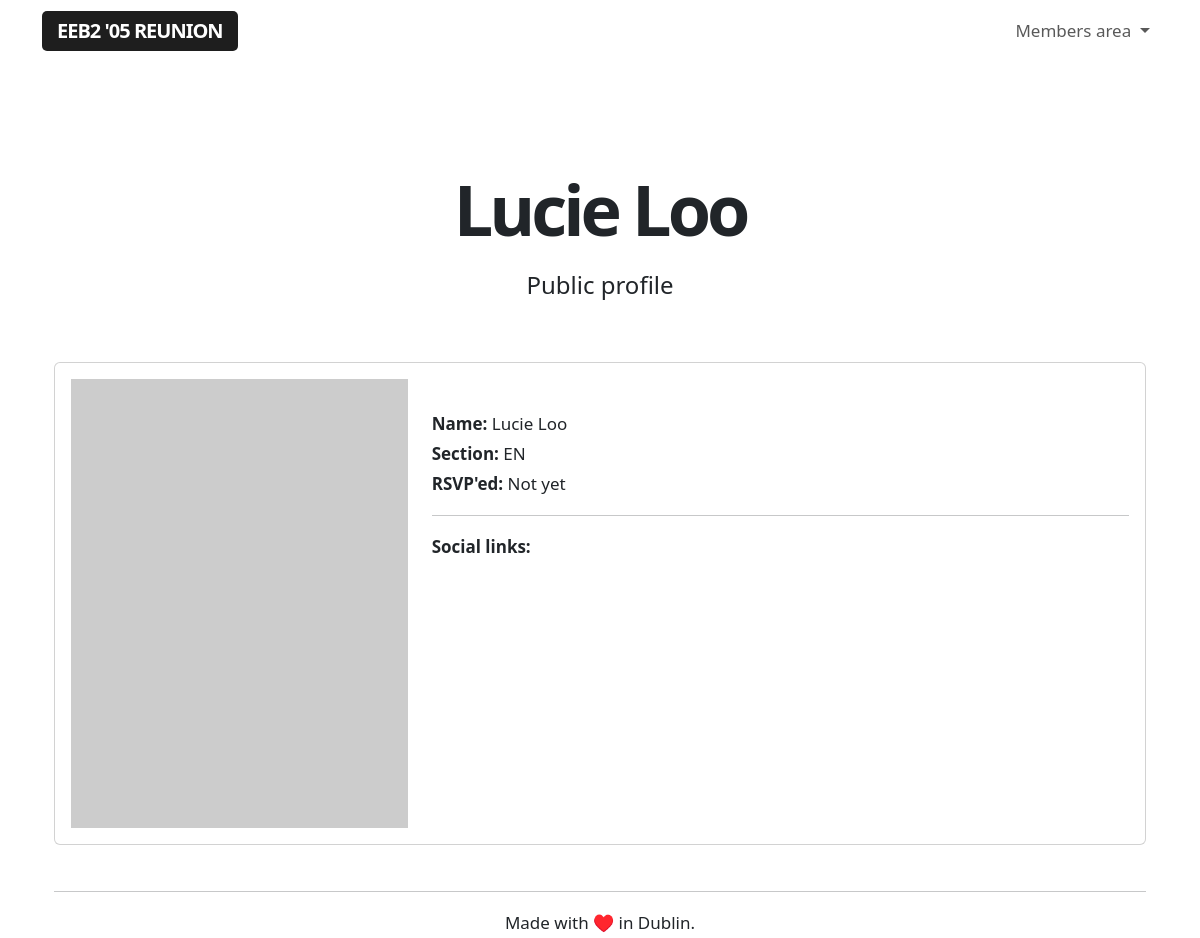
Page /public/8 (signed in) on the earlier database version.
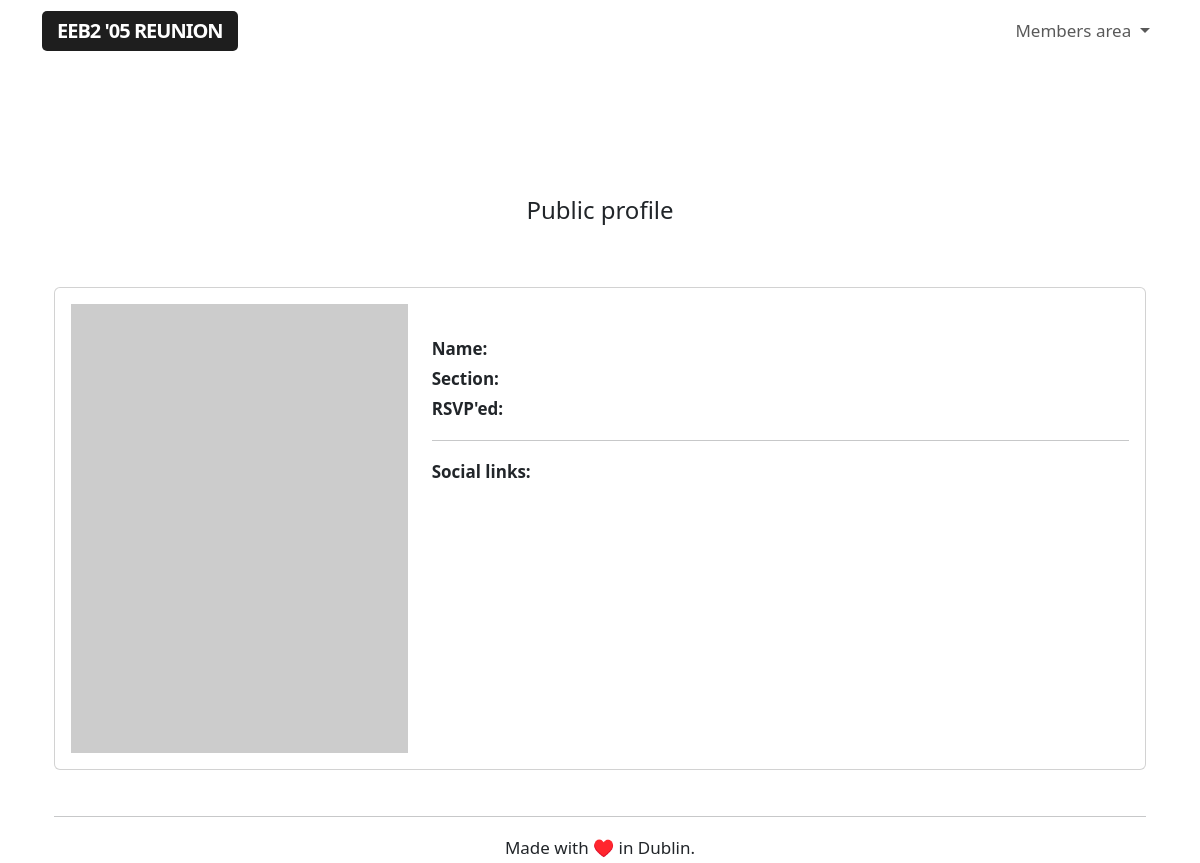
Same page on the later database version.
### app/models.py (models this page shows, shortened)
class User(UserMixin, db.Model):
    id = db.Column(db.Integer, primary_key=True)
    username = db.Column(db.String(64), index=True, unique=True)
    name = db.Column(db.String(64), index=True, unique=False)
    section = db.Column(db.String(64), index=True, unique=False)
    email = db.Column(db.String(120), index=True, unique=True)
    password_hash = db.Column(db.String(128))
    role = db.Column(db.String(64), index=True, unique=False)
    rsvp = db.Column(db.String(64), index=True, unique=False)
    facebook = db.Column(db.String(64), index=True, unique=False)
    twitter = db.Column(db.String(64), index=True, unique=False)
    instagram = db.Column(db.String(64), index=True, unique=False)
    linkedin = db.Column(db.String(64), index=True, unique=False)
    snapchat = db.Column(db.String(64), index=True, unique=False)
    reddit = db.Column(db.String(64), index=True, unique=False)
    mastodon = db.Column(db.String(64), index=True, unique=False)
    tiktok = db.Column(db.String(64), index=True, unique=False)

### app/routes.py (the view)
@app.route('/public/<guestid>', methods=['GET'])
@login_required
def public(guestid):
    guest = Guest.query.filter_by(id=guestid).first()
    user = User.query.filter_by(email=guest.email).first()
    return render_template('public.html', guestid=guestid, user=user)

### app/models.py (called while the page is built)
@login.user_loader
def load_user(id):
    return User.query.get(int(id))

### app/templates/public.html (shortened to what this page needs)
{% extends "base.html" %}
{% block content %}
<div class="title">
    <h1>{{ user.name }}</h1>
    <h4>Public profile</h4>
</div>
<div class="container profile">
  <div class="row align-items-start">
    <div class="col-12">
        <div class="card">
            <div class="card-body">
                <div class="row align-items-start">
                    <div class="col-4">
                        <img class="placeholderimage" src="https://dummyimage.com/600x800/c2c2c2/fff.jpg&text=Profile+placeholder">
                    </div>
                    <div class="col-8">
                        <br>
                        <b>Name:</b> {{ user.name }}
                        <br>
                        <b>Section:</b> {{ user.section }}
                        <br>
                        <b>RSVP'ed:</b> {{ user.rsvp }}
                        <hr>
                        <b>Social links:</b>
                        <br>
                    </div>
                </div>
            </div>
        </div>
    </div>
</div>
{% endblock %}

### app/templates/base.html (shortened to what this page needs)
<!doctype html>
<html lang="en">
<head>
    <link rel="stylesheet" href="{{url_for('.static', filename='styles.css')}}">
    <link href="https://cdn.jsdelivr.net/npm/bootstrap@5.3.0-alpha1/dist/css/bootstrap.min.css" rel="stylesheet">
    <link href="https://getbootstrap.com/docs/5.3/assets/css/docs.css" rel="stylesheet">
</head>
<body class="bd-example">
    <nav class="navbar navbar-expand-lg nav-container" data-bs-theme="light">
        <div class="container navigation-container">
            <a class="navbar-brand" href="/index">EEB2 '05 Reunion</a>
            <div class="login-buttons">
                <ul class="navbar-nav">
                    {% if current_user.is_anonymous %}
                    <li class="buttons-header">
                        <a class="btn btn-outline-primary login-button" href="/login" role="button">Login</a>
                        <a class="btn btn-primary" href="/register" role="button">Sign up</a>
                    </li>
                    {% else %}
                    <li class="nav-item dropdown">
                        <a class="nav-link dropdown-toggle" href="#" role="button" data-bs-toggle="dropdown" aria-expanded="false">
                            Members area
                        </a>
                    </li>
                    {% endif %}
                </ul>
            </div>
        </div>
    </nav>
<br>
<div class="container">
    <div class="full-height">
        {% block content %}{% endblock %}
    </div>
</div>
<div class="container text-center">
    <br>
    <hr>
    Made with ♥️ in Dublin.
    </div>
</body>
</html>

### app/static/styles.css (style rules this page uses)
body { font-size: 17px !important; line-height: 30px !important; }
h4 { padding-bottom: 20px !important; font-weight: 300 !important; line-height: 35px !important; }
.placeholderimage { width: 100%; }
.full-height { min-height: 75vh; }
.nav-container { margin-bottom: 40px; }
.navbar-brand { background-color: #1e1e1e; color: #fff !important; padding: 6px 15px; border-radius: 5px; text-transform: uppercase; font-weight: 600; letter-spacing: -1px; }
.title h4 { padding-top: 40px !important; text-align: center !important; margin-bottom: 40px; }

Differences in the rows shown:
removed User: name "Lucie Loo", section "EN", rsvp "Not yet"
